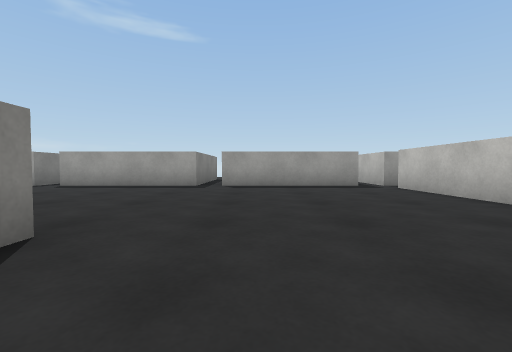
view 1 (above)

19 first-person views from a walk through a scene from a Unity 3-D project. The camera is 0.55 m above the floor, tilts 2° down and sees 90° across. The floor is counted in squares, 1 m on a side. Each view is taken from the middle of a square. On the plan, view 1 faces up. The plan holds only what a view shows up to about 9 squares ahead; the rest is blank. The place goes on beyond the plan. Surface patterns are stand-ins for the level's own textures.

view 2
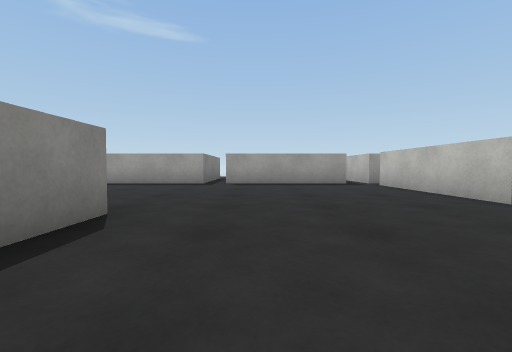

view 3
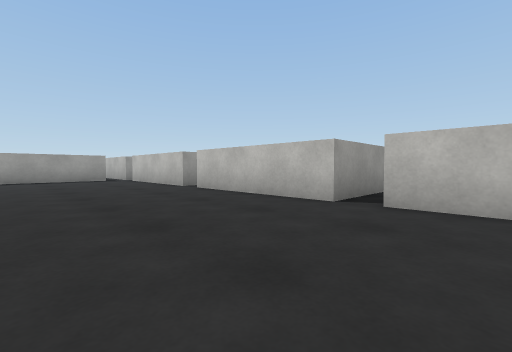

view 4
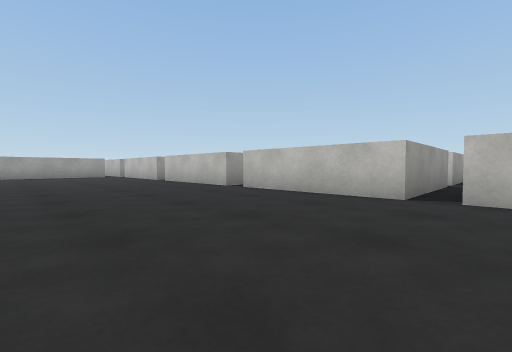

view 5
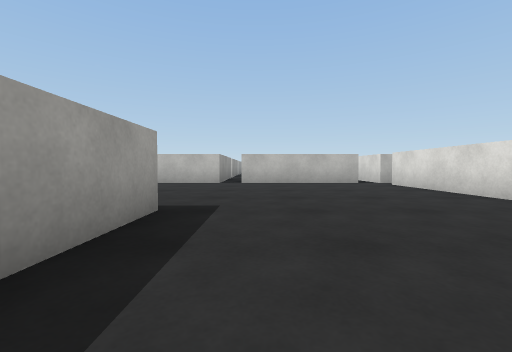

view 6
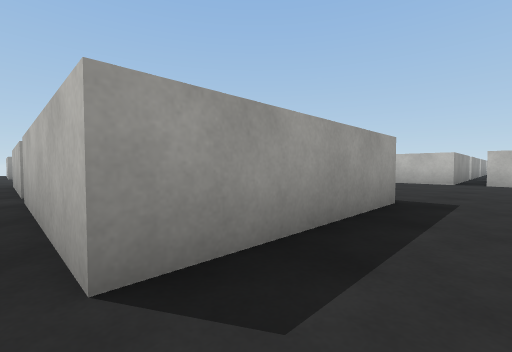

view 7
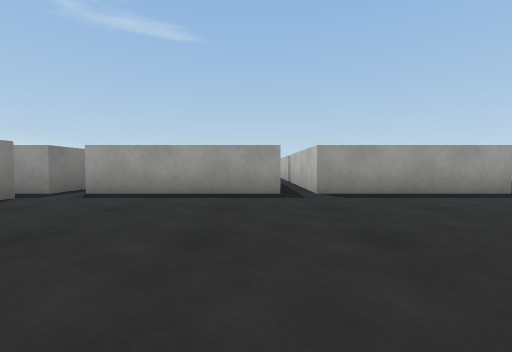

view 8
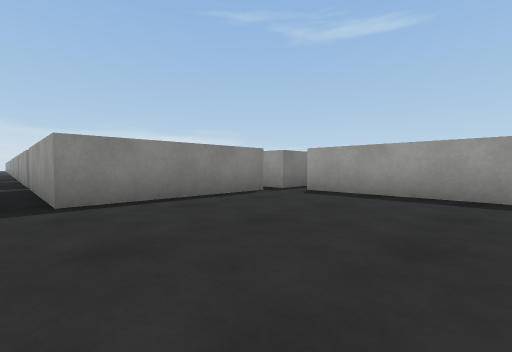

view 9
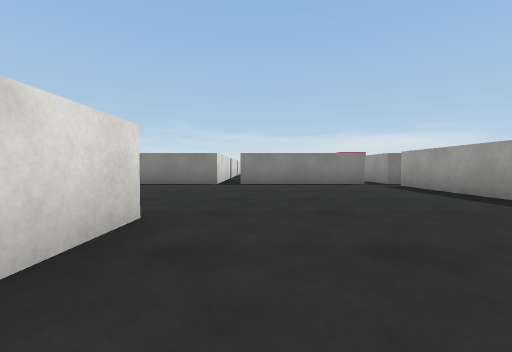

view 10
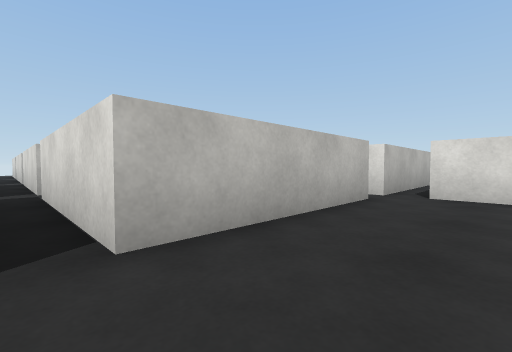

view 11
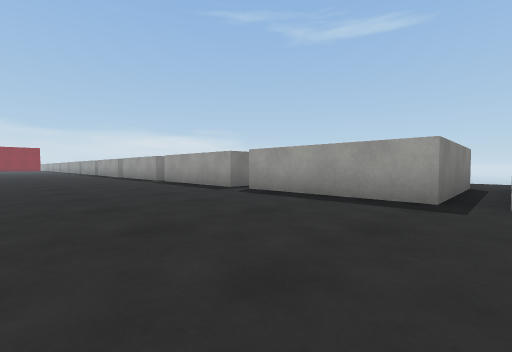

view 12
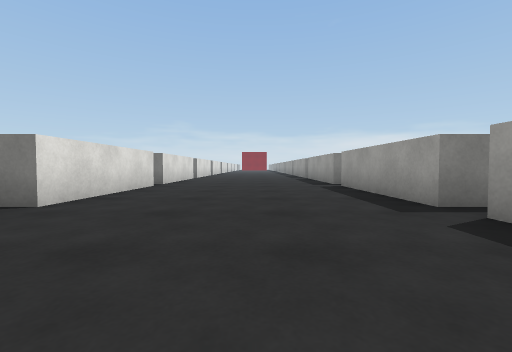

view 13
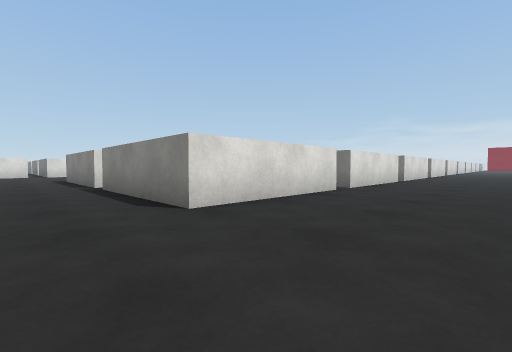

view 14
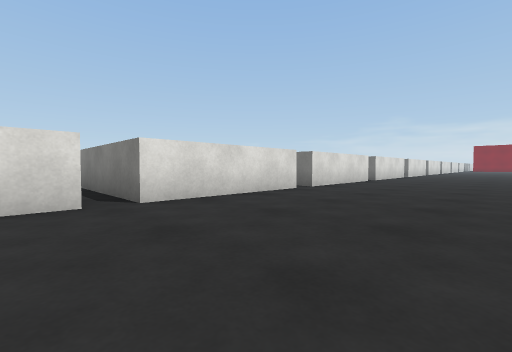

view 15
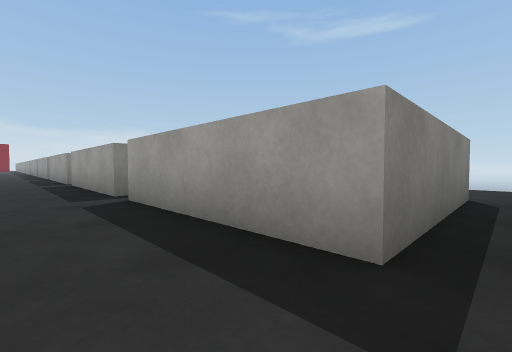

view 16
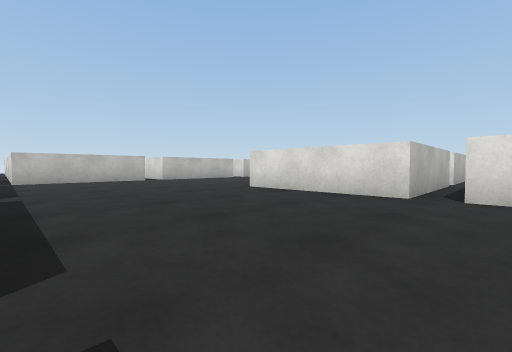

view 17
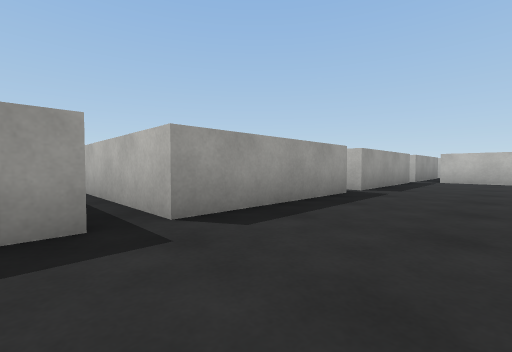

view 18
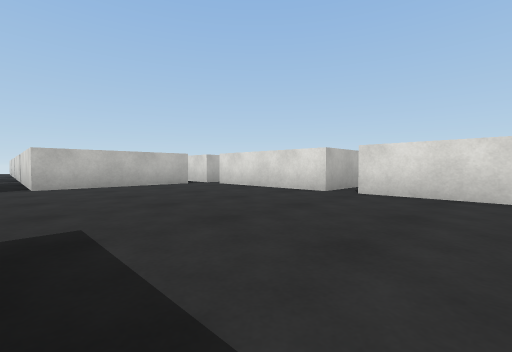

view 19
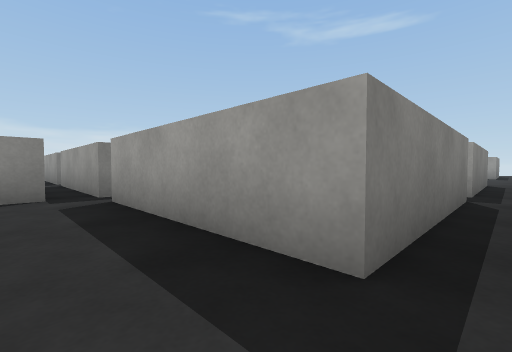

### Floor plan
Points are (right, up) in squares from view 1. A wall is a line through its corners. A room is listed if a view was taken in it or the views show most of it. See-through windows are left out.
Room 1 (views 1, 2, 3, 4, 5, 6, 7, 8, 9, 10, 11, 12, 13, 14, 15, 16, 17, 18, 19)
walls: (-1.7, -2.6) (-1.7, -6); (-5.7, -2) (-5.7, 2) (-1.7, 2) (-1.7, -2); (-1.8, -6.7) (-5.7, -6.7) (-5.7, -2.8); (3.8, -2) (3.8, 2); (-6.5, -2.8) (-6.5, -6.7) (-10.5, -6.7); (3.8, -6.7) (3.8, -2.8); (3.8, 2.7) (3.8, 6.8); (-1.7, 7.5) (-5.7, 7.5) (-5.7, 11.2); (-1, -12.3) (3, -12.3); (-10.5, 2) (-6.5, 2) (-6.5, -2); (3.1, 7.5) (-1, 7.5); (3.8, -11.6) (3.8, -7.5); (-11.2, -5.5) (-11.2, -6.7) (-12.5, -6.7); (-5.8, -12.3) (-1.8, -12.3); (-11.2, -7.4) (-11.2, -11.5) (-12.5, -11.5); (-12.5, 2) (-11.2, 2); (-11.2, 7.5) (-12.5, 7.5); (-6.5, 11.5) (-6.5, 7.5) (-10.5, 7.5); (-12, -12.3) (-11.2, -12.3)
ways out: opening at (-6, 11); opening at (3, -7)

Positions as (right, up) in squares from view 1, and headings:
1: (0, 0), facing up
2: (0, -1), facing up
3: (0, -4), facing up-right
4: (-1, -8), facing up-right
5: (-5, -8), facing right
6: (-6, -8), facing up-right
7: (-7, -12), facing up
8: (-7, -12), facing up-left
9: (-3, -11), facing left
10: (2, -7), facing down-right
11: (-1, 3), facing up-left
12: (-3, 5), facing left
13: (0, 5), facing down-left
14: (-5, 6), facing down-left
15: (-6, 6), facing up-left
16: (-7, 7), facing down-right
17: (-7, 5), facing up-right
18: (-4, -7), facing down-right
19: (-6, -8), facing up-left
